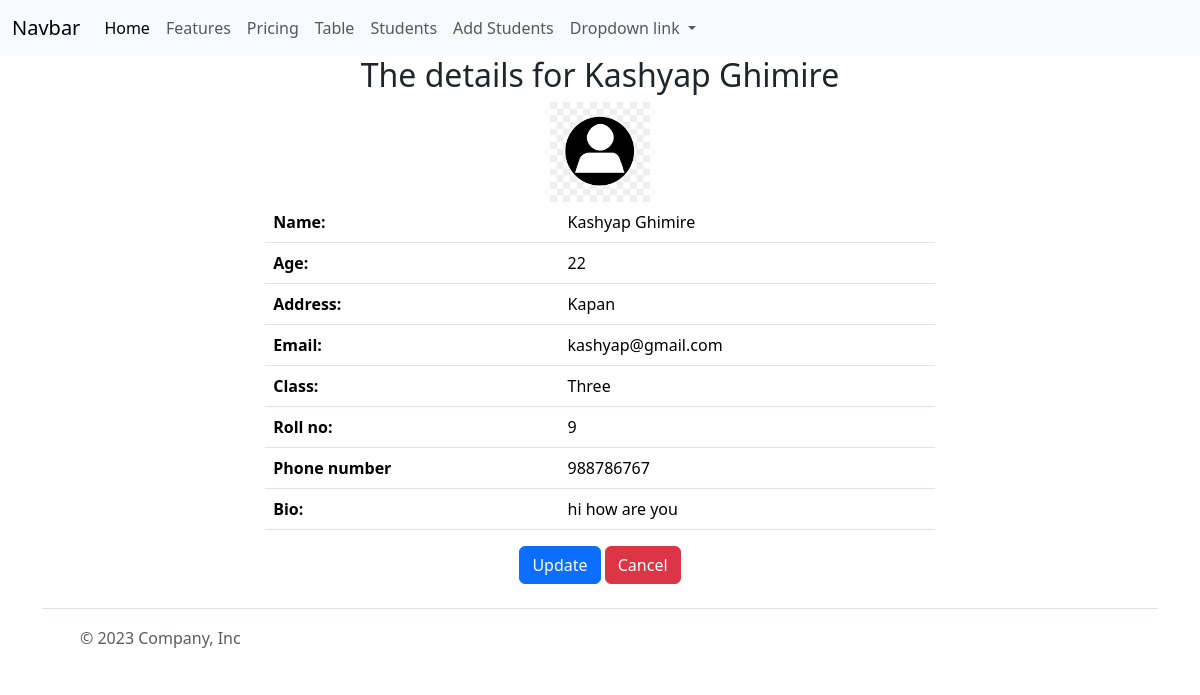
The app's page /crud/details-student/2, older data.
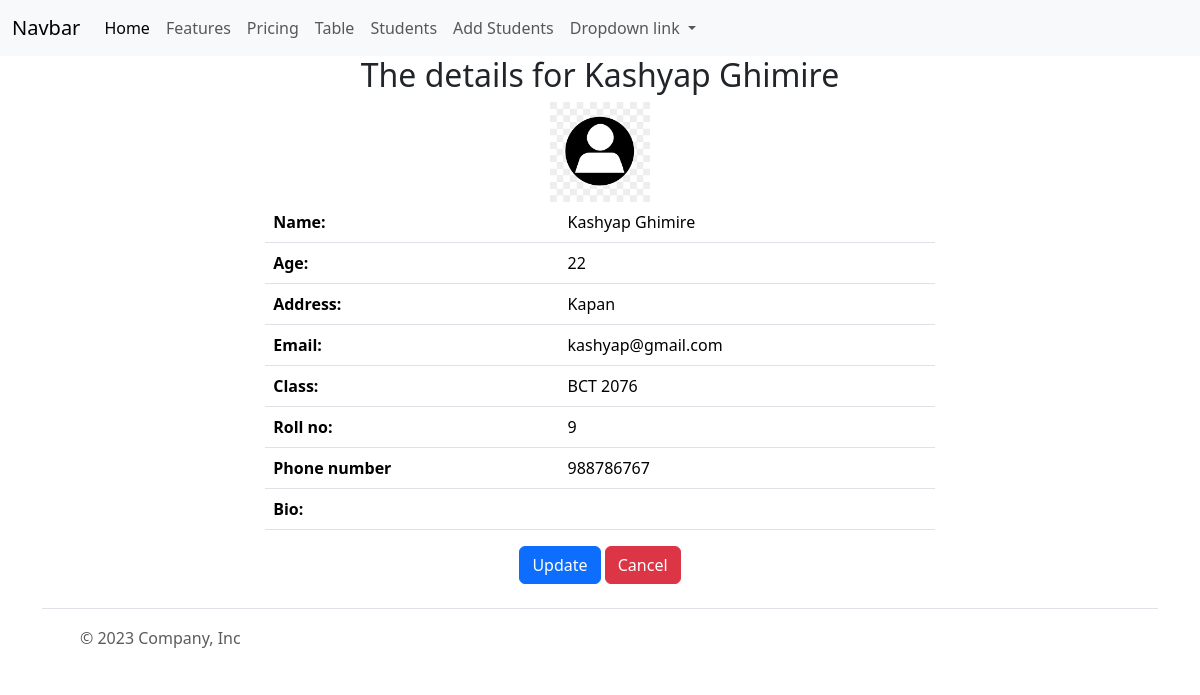
The same page, newer data.
### myapp/models.py (models this page shows, shortened)
class StudentProfile(models.Model):
    student=models.OneToOneField(Student,on_delete=models.CASCADE)
    phone=models.CharField(max_length=14)
    roll_no=models.IntegerField(unique=True)
    bio=models.TextField(max_length=500)
    profile_pic=models.FileField(null=True, blank=True,upload_to="profile_pics")

class Student(models.Model):
    name=models.CharField(max_length=50)
    age=models.IntegerField()
    address=models.CharField(max_length=50)
    email=models.EmailField(max_length=50)
    classroom=models.ForeignKey(ClassRoom,on_delete=models.CASCADE,related_name="classroom_students",null=True,blank=True)

class ClassRoom(models.Model):
    class_name =models.CharField(max_length=20)

### forms/views.py (the view)
# urls.py: path("details-student/<int:id>",details_student,name='details_student'),
def details_student(request,id):
    student=StudentProfile.objects.get(id=id)
    return render(request,'forms/details_student.html',context={'student':student})

### templates/forms/details_student.html (shortened to what this page needs)
{% extends 'base.html' %}
{% load static %}
{% block content %}
<div class="container" align='center'>
    <h2>The details for {{ student.student.name }}</h2>
    {% if student.profile_pic %}
    <div class="container">
        <img src="{{ student.profile_pic.url }}" style="height:100px; width:100px">
    </div>
    {% else %}
        <div class="container">
            <img src="{% static '\forms\pic.jpg' %}"  style="height:100px; width:100px" alt='pp'>
        </div>
    {% endif %}
    <table class="table" style="width:60%">
        <tr>
            <td><strong>Name:</strong></td>
            <td>{{ student.student.name }}</td>
        </tr>
        <tr>
            <td><strong>Age:</strong></td>
            <td>{{ student.student.age }}</td>
        </tr>
        <tr>
            <td><strong>Address:</strong></td>
            <td>{{ student.student.address }}</td>
        </tr>
        <tr>
            <td><strong>Email:</strong></td>
            <td>{{ student.student.email }}</td>
        </tr>
        <tr>
            <td><strong>Class:</strong></td>
            <td>{{ student.student.classroom.class_name }}</td>
        </tr>
        <tr>
            <td><strong>Roll no:</strong></td>
            <td>{{ student.roll_no }}</td>
        </tr>
        <tr>
            <td><strong>Phone number</strong></td>
            <td>{{ student.phone }}</td>
        </tr>
        <tr>
            <td><strong>Bio:</strong></td>
            <td>{{ student.bio }}</td>
        </tr>
    </table>
    <a class="btn btn-primary" href="{% url "update_student" student.id %}">Update</a>
    <a href="{% url "studentpage" %}" class="btn btn-danger">Cancel</a>
</div>
{% endblock content %}

Row changes from the older to the newer data that the page shows:
changed StudentProfile "Kashyap Ghimire": student.classroom.class_name "Three" → "BCT 2076"; bio "hi how are you" → (not shown)
